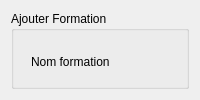
              <widget class="QWidget" name="gestionFormations">
               <layout class="QGridLayout" name="gridLayout_12">
                <item row="0" column="1">
                 <widget class="QGroupBox" name="groupBoxAjouterP_4">
                  <property name="title">
                   <string>Ajouter Formation</string>
                  </property>
                  <widget class="QLabel" name="label_52">
                   <property name="geometry">
                    <rect>
                     <x>20</x>
                     <y>40</y>
                     <width>91</width>
                     <height>21</height>
                    </rect>
                   </property>
                   <property name="text">
                    <string>Nom formation</string>
                   </property>
                  </widget>
                  <widget class="QLabel" name="label_53">
                   <property name="geometry">
                    <rect>
                     <x>20</x>
                     <y>80</y>
                     <width>120</width>
                     <height>21</height>
                    </rect>
                   </property>
                   <property name="text">
                    <string>Projet concerné</string>
                   </property>
                  </widget>
                  <widget class="QLabel" name="label_54">
                   <property name="geometry">
                    <rect>
                     <x>20</x>
                     <y>120</y>
                     <width>90</width>
                     <height>20</height>
                    </rect>
                   </property>
                   <property name="text">
                    <string>Formateur</string>
                   </property>
                  </widget>
                  <widget class="QLabel" name="label_56">
                   <property name="geometry">
                    <rect>
                     <x>20</x>
                     <y>160</y>
                     <width>180</width>
                     <height>20</height>
                    </rect>
                   </property>
                   <property name="text">
                    <string>Date de debut prévue</string>
                   </property>
                  </widget>
                  <widget class="QLabel" name="label_57">
                   <property name="geometry">
                    <rect>
                     <x>20</x>
                     <y>240</y>
                     <width>130</width>
                     <height>20</height>
                    </rect>
                   </property>
                   <property name="text">
                    <string>Cout de formation</string>
                   </property>
                  </widget>
                  <widget class="QDateEdit" name="dateEditDateF">
                   <property name="geometry">
                    <rect>
                     <x>220</x>
                     <y>160</y>
                     <width>150</width>
                     <height>25</height>
                    </rect>
                   </property>
                  </widget>
                  <widget class="QLineEdit" name="lineEditNomF">
                   <property name="geometry">
                    <rect>
                     <x>220</x>
                     <y>40</y>
                     <width>150</width>
                     <height>20</height>
                    </rect>
                   </property>
                  </widget>
                  <widget class="QLineEdit" name="lineEditFormateur">
                   <property name="geometry">
                    <rect>
                     <x>220</x>
                     <y>120</y>
                     <width>150</width>
                     <height>20</height>
                    </rect>
                   </property>
                  </widget>
                  <widget class="QLineEdit" name="lineEditDureeF">
                   <property name="geometry">
                    <rect>
                     <x>220</x>
                     <y>200</y>
                     <width>150</width>
                     <height>20</height>
                    </rect>
                   </property>
                  </widget>
                  <widget class="QLineEdit" name="lineEditCoutF">
                   <property name="geometry">
                    <rect>
                     <x>220</x>
                     <y>240</y>
                     <width>150</width>
                     <height>20</height>
                    </rect>
                   </property>
                  </widget>
                  <widget class="QLabel" name="label_58">
                   <property name="geometry">
                    <rect>
                     <x>20</x>
                     <y>200</y>
                     <width>140</width>
                     <height>20</height>
                    </rect>
                   </property>
                   <property name="text">
                    <string>Durée de formation</string>
                   </property>
                  </widget>
                  <widget class="QPushButton" name="pushButtonAjouterF">
                   <property name="geometry">
                    <rect>
                     <x>280</x>
                     <y>300</y>
                     <width>80</width>
                     <height>25</height>
                    </rect>
                   </property>
                   <property name="text">
                    <string>Ajouter</string>
                   </property>
                  </widget>
                  <widget class="QLineEdit" name="lineEditProjet">
                   <property name="geometry">
                    <rect>
                     <x>220</x>
                     <y>80</y>
                     <width>150</width>
                     <height>20</height>
                    </rect>
                   </property>
                  </widget>
                  <widget class="QGroupBox" name="groupBoxConsulterP_4">
                   <property name="geometry">
                    <rect>
                     <x>420</x>
                     <y>0</y>
                     <width>741</width>
                     <height>674</height>
                    </rect>
                   </property>
                   <property name="title">
                    <string>Consulter Formation</string>
                   </property>
                   <widget class="QLineEdit" name="lineEditRF">
                    <property name="geometry">
                     <rect>
                      <x>40</x>
                      <y>50</y>
                      <width>270</width>
                      <height>31</height>
                     </rect>
                    </property>
                   </widget>
                   <widget class="QPushButton" name="pushButtonRechercheF">
                    <property name="geometry">
                     <rect>
                      <x>330</x>
                      <y>50</y>
                      <width>120</width>
                      <height>30</height>
                     </rect>
                    </property>
                    <property name="text">
                     <string>Rechercher</string>
                    </property>
                    <property name="checkable">
                     <bool>false</bool>
                    </property>
                   </widget>
                   <widget class="QCheckBox" name="checkBoxNomF">
                    <property name="geometry">
                     <rect>
                      <x>90</x>
                      <y>100</y>
                      <width>50</width>
                      <height>22</height>
                     </rect>
                    </property>
                    <property name="text">
                     <string>Nom</string>
                    </property>
                   </widget>
                   <widget class="QCheckBox" name="checkBoxFormateurF">
                    <property name="geometry">
                     <rect>
                      <x>220</x>
                      <y>100</y>
                      <width>90</width>
                      <height>22</height>
                     </rect>
                    </property>
                    <property name="text">
                     <string>Formateur</string>
                    </property>
                   </widget>
                   <widget class="QCheckBox" name="checkBoxProjetF">
                    <property name="geometry">
                     <rect>
                      <x>150</x>
                      <y>100</y>
                      <width>60</width>
                      <height>22</height>
                     </rect>
                    </property>
                    <property name="text">
                     <string>Projet</string>
                    </property>
                   </widget>
                   <widget class="QCheckBox" name="checkBoxDateF">
                    <property name="geometry">
                     <rect>
                      <x>320</x>
                      <y>100</y>
                      <width>110</width>
                      <height>20</height>
                     </rect>
                    </property>
                    <property name="text">
                     <string>Date de debut</string>
                    </property>
                   </widget>
                   <widget class="QCheckBox" name="checkBoxDureeF">
                    <property name="geometry">
                     <rect>
                      <x>440</x>
                      <y>100</y>
                      <width>70</width>
                      <height>22</height>
                     </rect>
                    </property>
                    <property name="text">
                     <string>Durée</string>
                    </property>
                   </widget>
                   <widget class="QPushButton" name="pushButtonModifierF">
                    <property name="geometry">
                     <rect>
                      <x>270</x>
                      <y>520</y>
                      <width>110</width>
                      <height>30</height>
                     </rect>
                    </property>
                    <property name="text">
                     <string>Modifier</string>
                    </property>
                    <property name="checkable">
                     <bool>true</bool>
                    </property>
                   </widget>
                   <widget class="QPushButton" name="pushButtonSupprimerF">
                    <property name="geometry">
                     <rect>
                      <x>420</x>
                      <y>520</y>
                      <width>110</width>
                      <height>30</height>
                     </rect>
                    </property>
                    <property name="text">
                     <string>Supprimer</string>
                    </property>
                   </widget>
                   <widget class="QPushButton" name="pushButtonExportF">
                    <property name="geometry">
                     <rect>
                      <x>650</x>
                      <y>50</y>
                      <width>70</width>
                      <height>30</height>
                     </rect>
                    </property>
                    <property name="text">
                     <string>Export</string>
                    </property>
                   </widget>
                   <widget class="QTableView" name="tableViewF">
                    <property name="geometry">
                     <rect>
                      <x>15</x>
                      <y>161</y>
                      <width>721</width>
                      <height>351</height>
                     </rect>
                    </property>
                    <property name="selectionBehavior">
                     <enum>QAbstractItemView::SelectItems</enum>
                    </property>
                    <property name="cornerButtonEnabled">
                     <bool>true</bool>
                    </property>
                    <attribute name="verticalHeaderVisible">
                     <bool>false</bool>
                    </attribute>
                    <attribute name="verticalHeaderHighlightSections">
                     <bool>false</bool>
                    </attribute>
                   </widget>
                   <widget class="QCheckBox" name="checkBoxCoutF">
                    <property name="geometry">
                     <rect>
                      <x>510</x>
                      <y>100</y>
                      <width>60</width>
                      <height>22</height>
                     </rect>
                    </property>
                    <property name="text">
                     <string>Cout</string>
                    </property>
                   </widget>
                   <widget class="QCheckBox" name="checkBoxIDF">
                    <property name="geometry">
                     <rect>
                      <x>40</x>
                      <y>100</y>
                      <width>40</width>
                      <height>22</height>
                     </rect>
                    </property>
                    <property name="text">
                     <string>ID</string>
                    </property>
                   </widget>
                   <widget class="QComboBox" name="comboBoxF">
                    <property name="geometry">
                     <rect>
                      <x>550</x>
                      <y>130</y>
                      <width>60</width>
                      <height>20</height>
                     </rect>
                    </property>
                    <item>
                     <property name="text">
                      <string>ASC</string>
                     </property>
                    </item>
                    <item>
                     <property name="text">
                      <string>DESC</string>
                     </property>
                    </item>
                   </widget>
                   <widget class="QPushButton" name="pushTrierF">
                    <property name="geometry">
                     <rect>
                      <x>650</x>
                      <y>120</y>
                      <width>70</width>
                      <height>30</height>
                     </rect>
                    </property>
                    <property name="text">
                     <string>Trier</string>
                    </property>
                   </widget>
                   <widget class="QPushButton" name="pushButtonExportPDFF">
                    <property name="geometry">
                     <rect>
                      <x>650</x>
                      <y>80</y>
                      <width>70</width>
                      <height>30</height>
                     </rect>
                    </property>
                    <property name="text">
                     <string>Export PDF</string>
                    </property>
                   </widget>
                   <widget class="QPushButton" name="envoyerMailFormations">
                    <property name="geometry">
                     <rect>
                      <x>510</x>
                      <y>50</y>
                      <width>90</width>
                      <height>30</height>
                     </rect>
                    </property>
                    <property name="text">
                     <string>Envoyer Mail</string>
                    </property>
                   </widget>
                   <widget class="QPushButton" name="afficherToutF">
                    <property name="geometry">
                     <rect>
                      <x>120</x>
                      <y>520</y>
                      <width>90</width>
                      <height>30</height>
                     </rect>
                    </property>
                    <property name="text">
                     <string>Afficher Tout</string>
                    </property>
                   </widget>
                  </widget>
                 </widget>
                </item>
               </layout>
              </widget>
